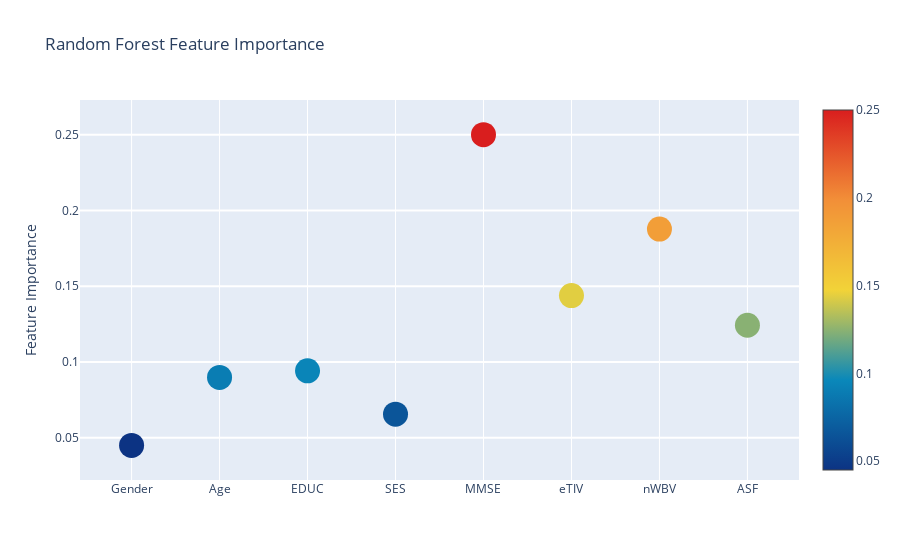
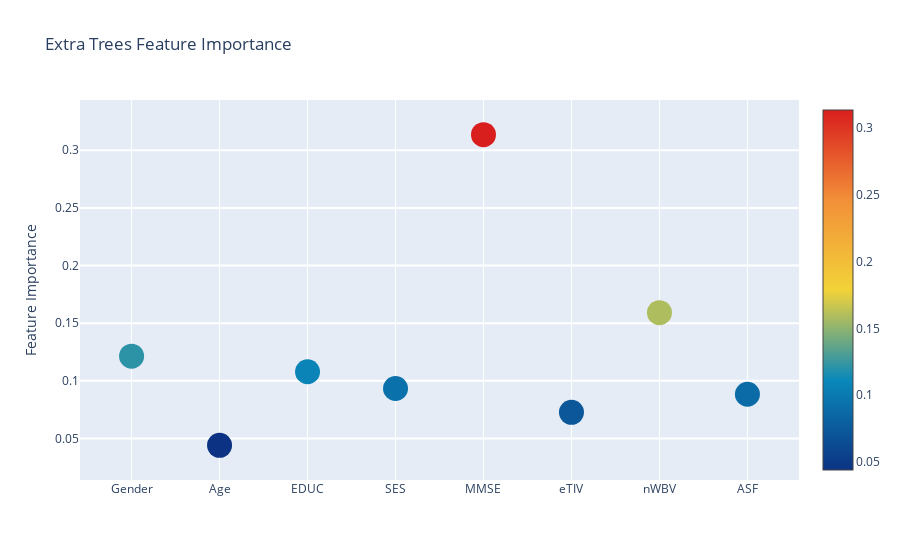
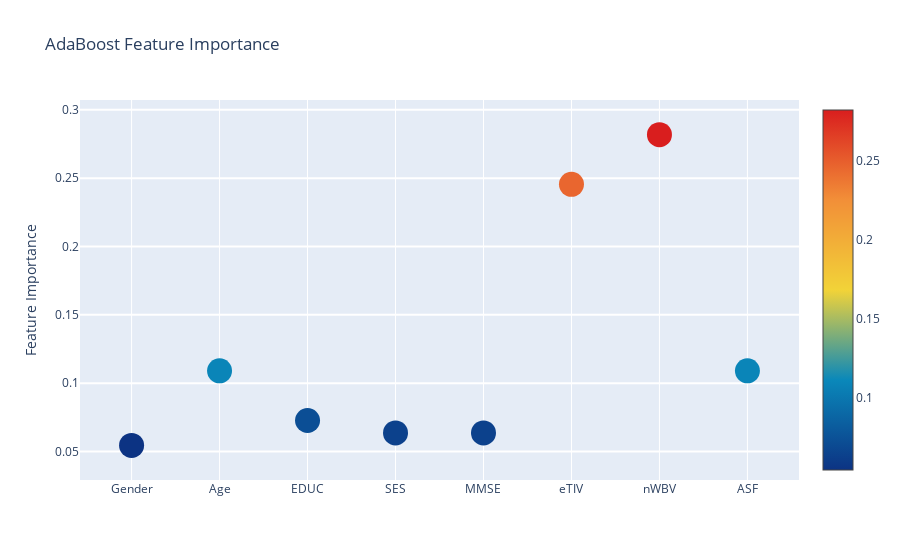
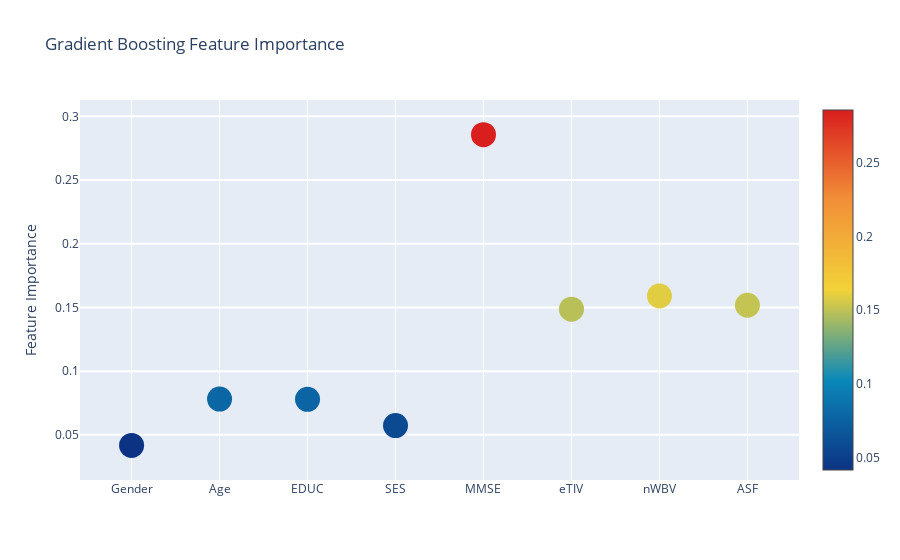

Notebook code cell kept with these figures, in order:
### Code cell
# Scatter plot
trace = go.Scatter(
  y = feature_dataframe['Random Forest feature importances'].values,
  x = feature_dataframe['features'].values,
  mode='markers',
  marker=dict(
    sizemode = 'diameter',
    sizeref = 1,
    size = 25,
    # size= feature_dataframe['AdaBoost feature importances'].values,
    #color = np.random.randn(500), #set color equal to a variable
    color = feature_dataframe['Random Forest feature importances'].values,
    colorscale='Portland',
    showscale=True
  ),
  text = feature_dataframe['features'].values
)
data = [trace]
layout= go.Layout(
  autosize= True,
  title= 'Random Forest Feature Importance',
  hovermode= 'closest',
    # xaxis= dict(
      # title= 'Pop',
      # ticklen= 5,
      # zeroline= False,
      # gridwidth= 2,
    # ),
  yaxis=dict(
    title= 'Feature Importance',
    ticklen= 5,
    gridwidth= 2
  ),
  showlegend= False
)
fig = go.Figure(data=data, layout=layout)
py.iplot(fig,filename='scatter2010')
# Scatter plot
trace = go.Scatter(
  y = feature_dataframe['Extra Trees feature importances'].values,
  x = feature_dataframe['features'].values,
  mode='markers',
  marker=dict(
    sizemode = 'diameter',
    sizeref = 1,
    size = 25,
    # size= feature_dataframe['AdaBoost feature importances'].values,
    #color = np.random.randn(500), #set color equal to a variable
    color = feature_dataframe['Extra Trees feature importances'].values,
    colorscale='Portland',
    showscale=True
  ),
  text = feature_dataframe['features'].values
)
data = [trace]
layout= go.Layout(
  autosize= True,
  title= 'Extra Trees Feature Importance',
  hovermode= 'closest',
    # xaxis= dict(
      # title= 'Pop',
      # ticklen= 5,
      # zeroline= False,
      # gridwidth= 2,
    # ),
  yaxis=dict(
    title= 'Feature Importance',
    ticklen= 5,
    gridwidth= 2
  ),
  showlegend= False
)
fig = go.Figure(data=data, layout=layout)
py.iplot(fig,filename='scatter2010')
# Scatter plot
trace = go.Scatter(
  y = feature_dataframe['AdaBoost feature importances'].values,
  x = feature_dataframe['features'].values,
  mode='markers',
  marker=dict(
    sizemode = 'diameter',
    sizeref = 1,
    size = 25,
    # size= feature_dataframe['AdaBoost feature importances'].values,
    #color = np.random.randn(500), #set color equal to a variable
    color = feature_dataframe['AdaBoost feature importances'].values,
    colorscale='Portland',
    showscale=True
  ),
  text = feature_dataframe['features'].values
)
data = [trace]
layout= go.Layout(
  autosize= True,
  title= 'AdaBoost Feature Importance',
  hovermode= 'closest',
    # xaxis= dict(
      # title= 'Pop',
      # ticklen= 5,
      # zeroline= False,
      # gridwidth= 2,
    # ),
  yaxis=dict(
    title= 'Feature Importance',
    ticklen= 5,
    gridwidth= 2
  ),
  showlegend= False
)
fig = go.Figure(data=data, layout=layout)
py.iplot(fig,filename='scatter2010')
# Scatter plot
trace = go.Scatter(
  y = feature_dataframe['Gradient Boost feature importances'].values,
  x = feature_dataframe['features'].values,
  mode='markers',
  marker=dict(
    sizemode = 'diameter',
    sizeref = 1,
    size = 25,
    # size= feature_dataframe['AdaBoost feature importances'].values,
    #color = np.random.randn(500), #set color equal to a variable
    color = feature_dataframe['Gradient Boost feature importances'].values,
    colorscale='Portland',
    showscale=True
  ),
  text = feature_dataframe['features'].values
)
data = [trace]
layout= go.Layout(
  autosize= True,
  title= 'Gradient Boosting Feature Importance',
  hovermode= 'closest',
    # xaxis= dict(
      # title= 'Pop',
      # ticklen= 5,
      # zeroline= False,
      # gridwidth= 2,
    # ),
  yaxis=dict(
    title= 'Feature Importance',
    ticklen= 5,
    gridwidth= 2
  ),
  showlegend= False
)
fig = go.Figure(data=data, layout=layout)
py.iplot(fig,filename='scatter2010')

### Figure 1 — Plotly figure (JSON) as saved in the notebook; plotly's stock layout.template omitted (floating-point values rounded to 4 significant figures)
{"data": [{"marker": {"color": [0.04489, 0.08976, 0.09413, 0.06549, 0.2501, 0.1438, 0.1877, 0.1242], "colorscale": [[0, "rgb(12,51,131)"], [0.25, "rgb(10,136,186)"], [0.5, "rgb(242,211,56)"], [0.75, "rgb(242,143,56)"], [1, "rgb(217,30,30)"]], "showscale": true, "size": 25, "sizemode": "diameter", "sizeref": 1}, "mode": "markers", "text": ["Gender", "Age", "EDUC", "SES", "MMSE", "eTIV", "nWBV", "ASF"], "x": ["Gender", "Age", "EDUC", "SES", "MMSE", "eTIV", "nWBV", "ASF"], "y": [0.04489, 0.08976, 0.09413, 0.06549, 0.2501, 0.1438, 0.1877, 0.1242], "type": "scatter"}], "layout": {"autosize": true, "hovermode": "closest", "showlegend": false, "title": {"text": "Random Forest Feature Importance"}, "yaxis": {"gridwidth": 2, "ticklen": 5, "title": {"text": "Feature Importance"}}}}

### Figure 2 — Plotly figure (JSON) as saved in the notebook; plotly's stock layout.template omitted (floating-point values rounded to 4 significant figures)
{"data": [{"marker": {"color": [0.1213, 0.04393, 0.1078, 0.09327, 0.3136, 0.07264, 0.1591, 0.08831], "colorscale": [[0, "rgb(12,51,131)"], [0.25, "rgb(10,136,186)"], [0.5, "rgb(242,211,56)"], [0.75, "rgb(242,143,56)"], [1, "rgb(217,30,30)"]], "showscale": true, "size": 25, "sizemode": "diameter", "sizeref": 1}, "mode": "markers", "text": ["Gender", "Age", "EDUC", "SES", "MMSE", "eTIV", "nWBV", "ASF"], "x": ["Gender", "Age", "EDUC", "SES", "MMSE", "eTIV", "nWBV", "ASF"], "y": [0.1213, 0.04393, 0.1078, 0.09327, 0.3136, 0.07264, 0.1591, 0.08831], "type": "scatter"}], "layout": {"autosize": true, "hovermode": "closest", "showlegend": false, "title": {"text": "Extra Trees Feature Importance"}, "yaxis": {"gridwidth": 2, "ticklen": 5, "title": {"text": "Feature Importance"}}}}

### Figure 3 — Plotly figure (JSON) as saved in the notebook; plotly's stock layout.template omitted (floating-point values rounded to 4 significant figures)
{"data": [{"marker": {"color": [0.05455, 0.1091, 0.07273, 0.06364, 0.06364, 0.2455, 0.2818, 0.1091], "colorscale": [[0, "rgb(12,51,131)"], [0.25, "rgb(10,136,186)"], [0.5, "rgb(242,211,56)"], [0.75, "rgb(242,143,56)"], [1, "rgb(217,30,30)"]], "showscale": true, "size": 25, "sizemode": "diameter", "sizeref": 1}, "mode": "markers", "text": ["Gender", "Age", "EDUC", "SES", "MMSE", "eTIV", "nWBV", "ASF"], "x": ["Gender", "Age", "EDUC", "SES", "MMSE", "eTIV", "nWBV", "ASF"], "y": [0.05455, 0.1091, 0.07273, 0.06364, 0.06364, 0.2455, 0.2818, 0.1091], "type": "scatter"}], "layout": {"autosize": true, "hovermode": "closest", "showlegend": false, "title": {"text": "AdaBoost Feature Importance"}, "yaxis": {"gridwidth": 2, "ticklen": 5, "title": {"text": "Feature Importance"}}}}

### Figure 4 — Plotly figure (JSON) as saved in the notebook; plotly's stock layout.template omitted (floating-point values rounded to 4 significant figures)
{"data": [{"marker": {"color": [0.04176, 0.07812, 0.07789, 0.05728, 0.2856, 0.1486, 0.159, 0.1517], "colorscale": [[0, "rgb(12,51,131)"], [0.25, "rgb(10,136,186)"], [0.5, "rgb(242,211,56)"], [0.75, "rgb(242,143,56)"], [1, "rgb(217,30,30)"]], "showscale": true, "size": 25, "sizemode": "diameter", "sizeref": 1}, "mode": "markers", "text": ["Gender", "Age", "EDUC", "SES", "MMSE", "eTIV", "nWBV", "ASF"], "x": ["Gender", "Age", "EDUC", "SES", "MMSE", "eTIV", "nWBV", "ASF"], "y": [0.04176, 0.07812, 0.07789, 0.05728, 0.2856, 0.1486, 0.159, 0.1517], "type": "scatter"}], "layout": {"autosize": true, "hovermode": "closest", "showlegend": false, "title": {"text": "Gradient Boosting Feature Importance"}, "yaxis": {"gridwidth": 2, "ticklen": 5, "title": {"text": "Feature Importance"}}}}
